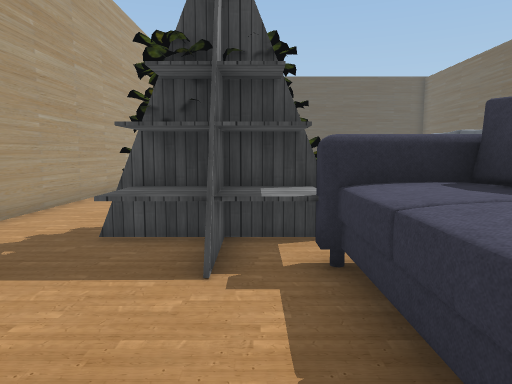
View 1 (above)

19 first-person views from a walk through a scene from a Unity 3-D project. The camera is 1.4 m above the floor, tilts 6° down and sees 70° across. The floor is counted in squares, 1 m on a side. Each view is taken from the middle of a square. On the plan, view 1 faces up. The plan holds only what a view shows up to about 16 squares ahead; the rest is blank. The place goes on beyond the plan. The player is left out. Some surface patterns are stand-ins.

View 2
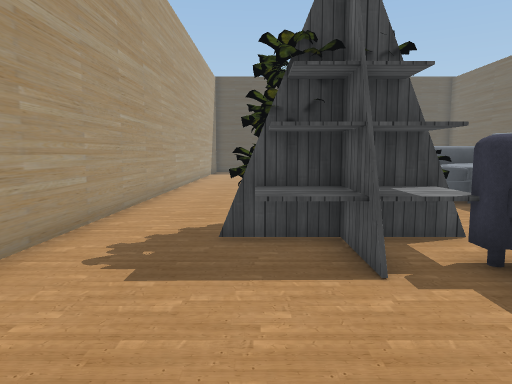

View 3
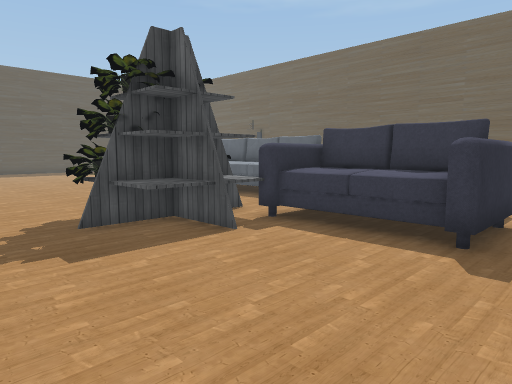

View 4
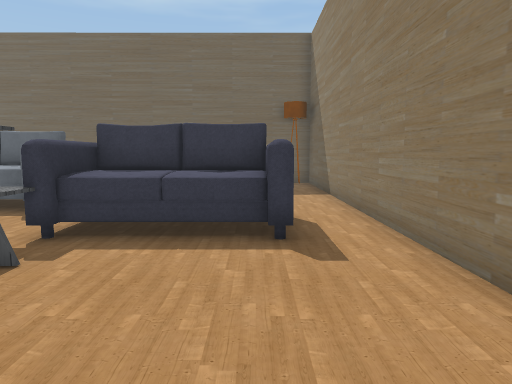

View 5
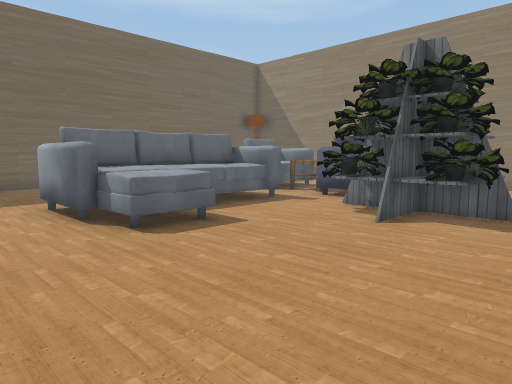

View 6
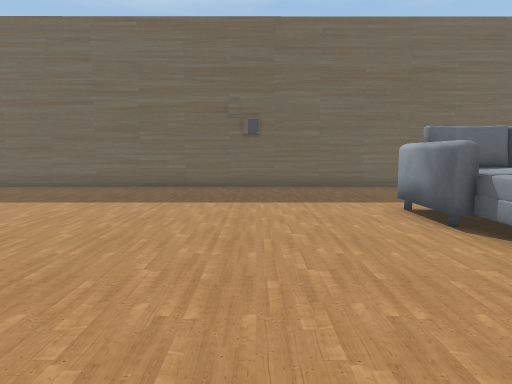

View 7
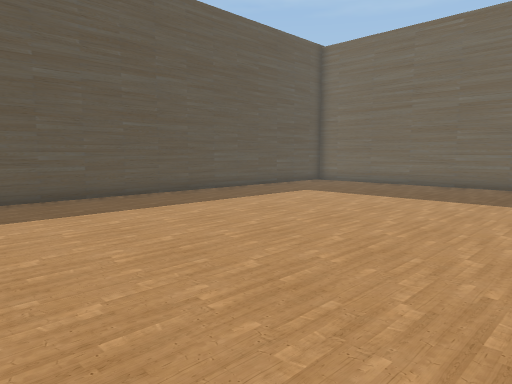

View 8
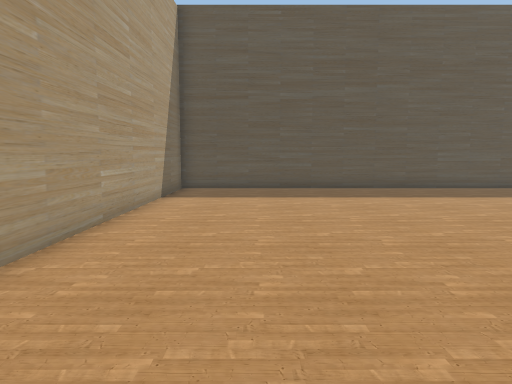

View 9
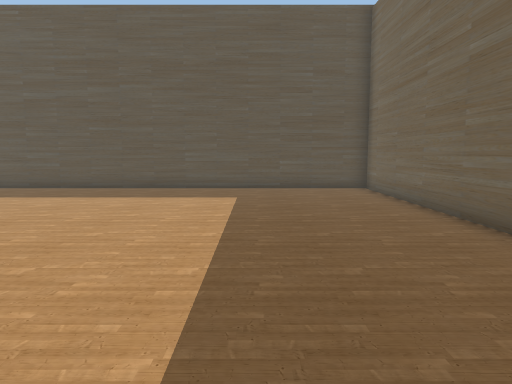

View 10
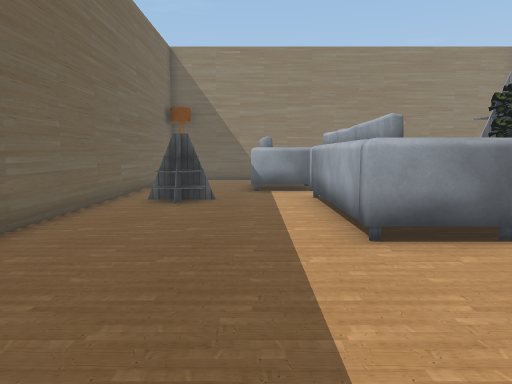

View 11
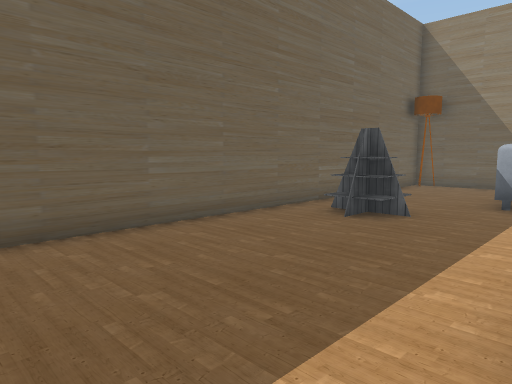

View 12
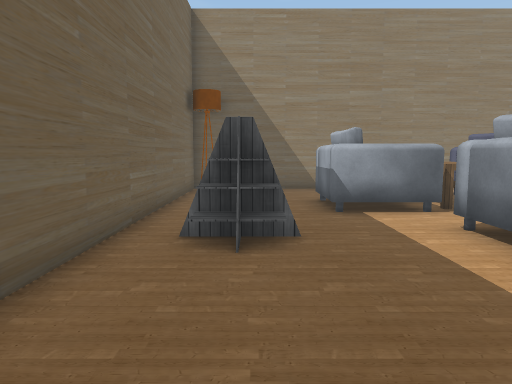

View 13
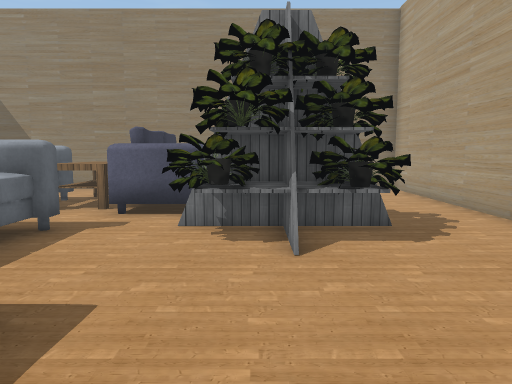

View 14
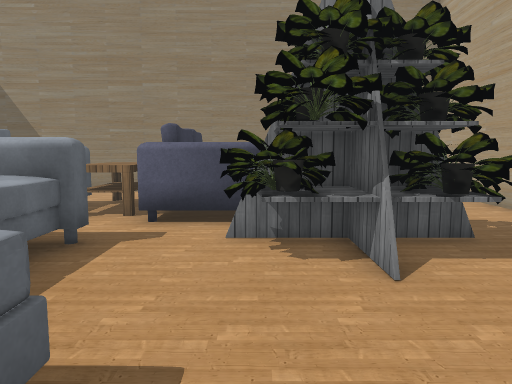

View 15
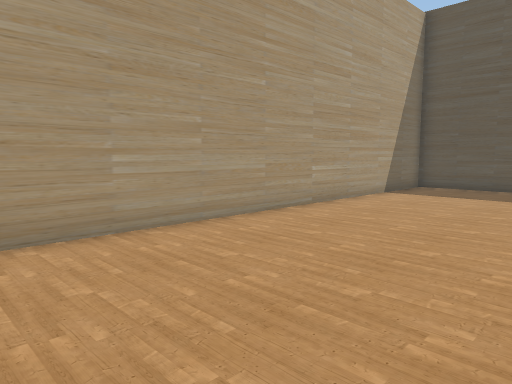

View 16
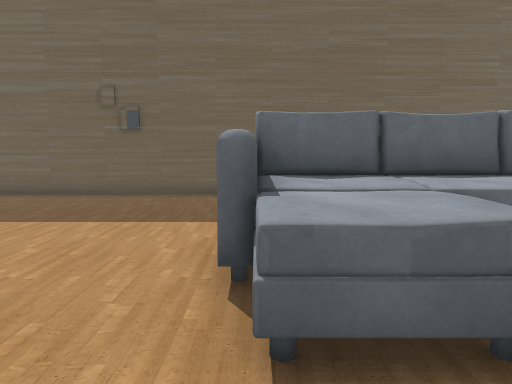

View 17
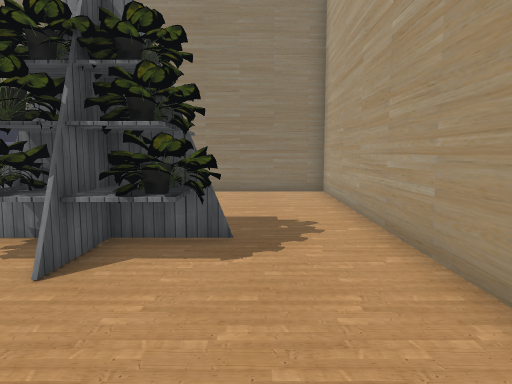

View 18
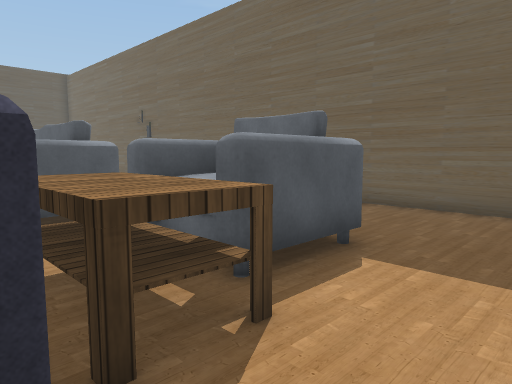

View 19
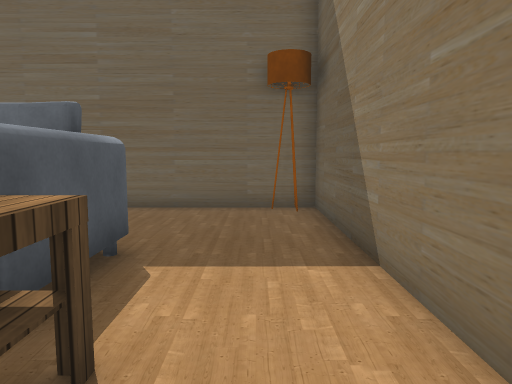

### Floor plan
Points are (right, up) in squares from view 1. A wall is a line through its corners. A room is listed if a view was taken in it or the views show most of it. See-through windows are left out.
Room 1 (views 1, 2, 3, 4, 5, 6, 7, 8, 9, 10, 11, 12, 13, 14, 15, 16, 17, 18, 19)
walls: (12.4, 27.5) (-5, 27.5) (-5.5, -1.6) (12.5, -1.6) (12.4, 27.5)
objects: shelf (-2, 4) to (1, 5); pot (-2, 6) to (-1, 8); pot (-1, 6); shelf (-1, 8); pot (0, 6) to (1, 8); sofa (1, 1) to (3, 5); pot (1, 7); other object (2, 6) to (6, 12); table (4, 1) to (5, 4); other object (6, 2) to (8, 4); shelf (10, 7) to (11, 7); lamp (12, -1)

Where each view was taken, in squares from view 1:
view 1: 0 up, 0 right, facing up
view 2: 0 up, 2 left, facing up
view 3: 1 down, 5 left, facing up-right
view 4: 1 up, 5 left, facing right
view 5: 15 up, 4 left, facing down-right
view 6: 16 up, 3 left, facing right
view 7: 16 up, 4 left, facing up-right
view 8: 13 up, 2 left, facing up
view 9: 13 up, 8 right, facing up
view 10: 18 up, 8 right, facing down
view 11: 15 up, 6 right, facing down-right
view 12: 13 up, 10 right, facing down
view 13: 13 up, 0 right, facing down
view 14: 12 up, 1 right, facing down
view 15: 12 up, 1 right, facing up-left
view 16: 12 up, 0 right, facing right
view 17: 12 up, 3 left, facing down
view 18: 1 down, 3 right, facing up-right
view 19: 0 up, 3 right, facing right
